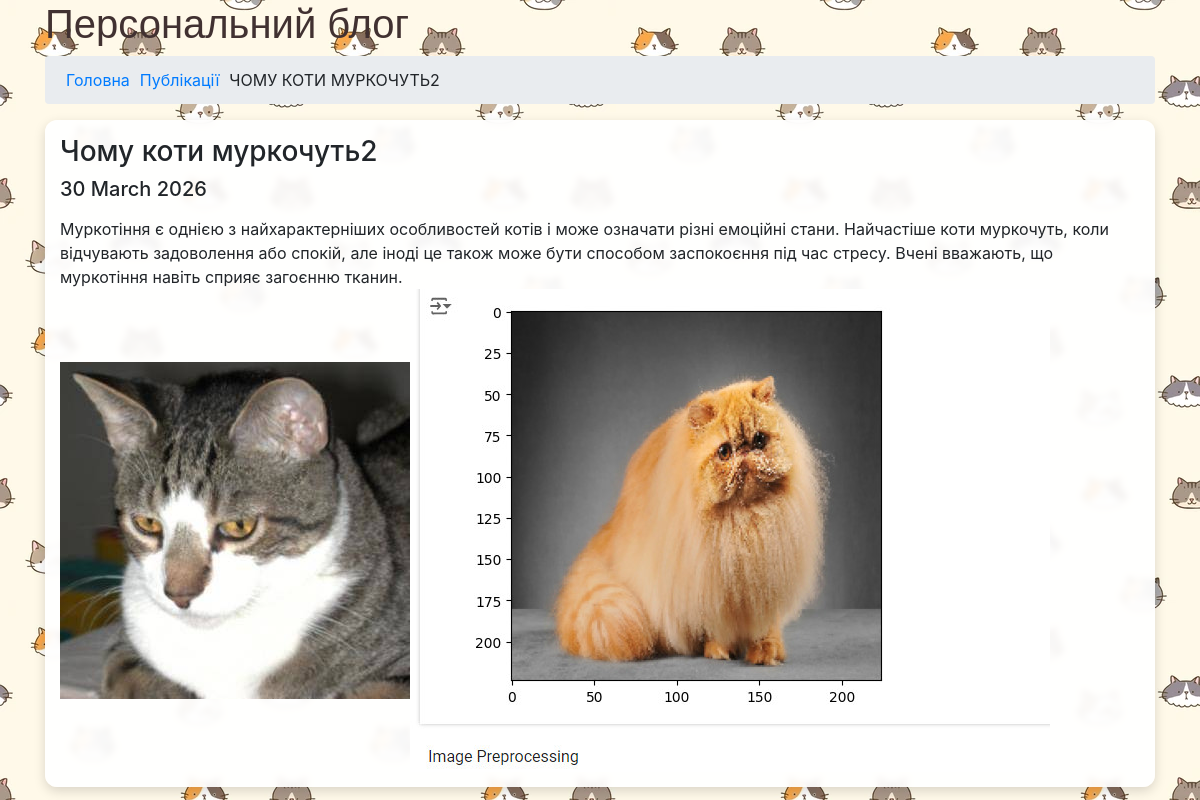
Screenshot of /articles/2026/3/30/chomu-koti-murkochut/ with the database file from the repository.
### app_blog/models.py (models this page shows, shortened)
class Article(models.Model):
    title = models.CharField('Заголовок', max_length=250)
    description = models.TextField('Опис', blank=True)
    pub_date = models.DateTimeField('Дата публікації', default=timezone.now)
    slug = models.SlugField('Слаг')
    main_page = models.BooleanField('Головна', default=False)
    category = models.ForeignKey(
        Category,
        on_delete=models.CASCADE,
        null=True,
        blank=True,
        related_name='articles'
    )
    class Meta:
        ordering = ['-pub_date']
        verbose_name = 'Стаття'
        verbose_name_plural = 'Статті'

class ArticleImage(models.Model):
    article = models.ForeignKey(
        Article,
        on_delete=models.CASCADE,
        related_name='images'
    )
    image = models.ImageField('Фото', upload_to='photos')
    title = models.CharField('Заголовок', max_length=250, blank=True)

### app_blog/views.py (the view)
# urls.py: path('articles/<int:year>/<int:month>/<int:day>/<slug:slug>/', ArticleDetail.as_view(), name='news-detail'),
class ArticleDetail(DateDetailView):
    model = Article
    template_name = 'article_detail.html'
    context_object_name = 'item'
    date_field = 'pub_date'
    query_pk_and_slug = True
    month_format = '%m'
    allow_future = True
    def get_context_data(self, *args, **kwargs):
        context = super(ArticleDetail,
                        self).get_context_data(*args, **kwargs)
        try:
            context['images'] = context['item'].images.all()
        except:
            pass
        return context

### app_blog/templates/article_detail.html (shortened to what this page needs)
{% extends "base.html" %}
{% load static %}
{% block content %}{% endblock %}

### app_blog/static/css/main.css (style rules this page uses)
body > div > div > ol > li { margin: 0 5px; }
body { background-image: url("../img/bg.webp"); background-repeat: repeat; }
.article-card { background: rgba(255, 255, 255, 0.92); border-radius: 12px; padding: 15px; margin: 15px 0; box-shadow: 0 4px 12px rgba(0, 0, 0, 0.15); backdrop-filter: blur(3px); }

### rows the page displays
Article: title+pub_date+description "Головна Публікації ЧОМУ КОТИ МУРКОЧУТЬ2 Чому коти муркочуть2 30 March 2026 Муркотіння є однією з найхарактерніших особливостей котів і може означати різні емоційні стани. Найчастіше коти муркочуть, коли відчувають задоволення або спокій, але іноді це також може бути способом заспокоєння під час стресу. Вчені вважають, що муркотіння навіть сприяє загоєнню тканин.", title+pub_date+description (picture)
